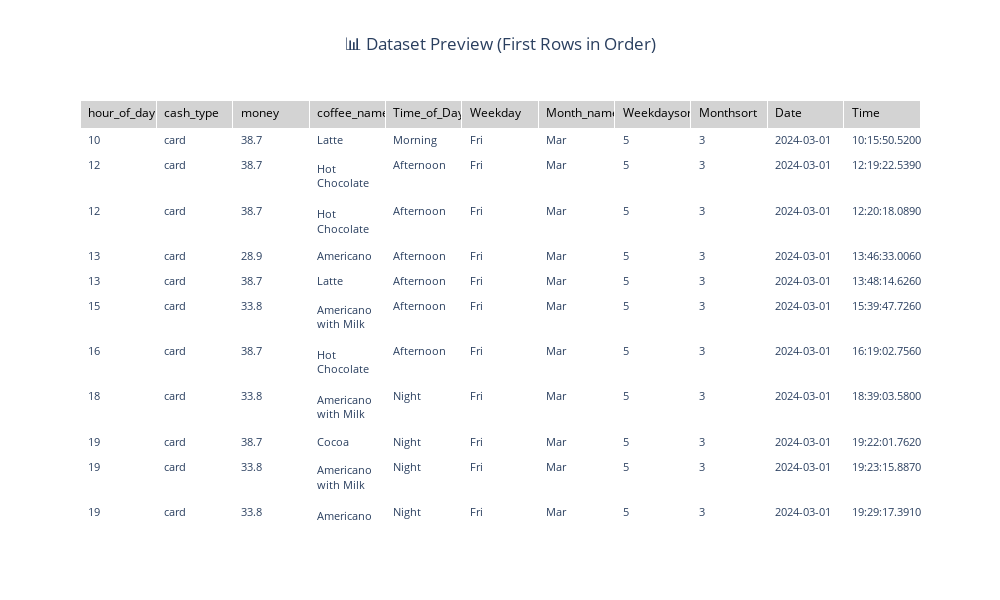

Notebook source saved alongside this figure:
### Code cell
import plotly.graph_objects as go
import pandas as pd

max_rows = len(df)
df_display = df.head(max_rows)

if len(df) > max_rows:
    print(f"⚠️ Showing first {max_rows} rows out of {len(df)} (for performance).")

fig = go.Figure(data=[go.Table(
    header=dict(
        values=list(df_display.columns),
        fill_color='lightgray',
        align='left',
        font=dict(size=12, color='black')
    ),
    cells=dict(
        values=[df_display[col] for col in df_display.columns],
        fill_color='white',
        align='left',
        font=dict(size=11),
        height=25
    )
)])

fig.update_layout(
    height=600,
    width=1000,
    title_text="📊 Dataset Preview (First Rows in Order)",
    title_x=0.5
)

fig.show()

### Figure 1 — Plotly figure (JSON) as saved in the notebook; plotly's stock layout.template omitted (floating-point values rounded to 4 significant figures; data arrays with more than 128 entries replaced by an {"elided": "..."} marker saying what was removed)
{"data": [{"cells": {"align": "left", "fill": {"color": "white"}, "font": {"size": 11}, "height": 25, "values": {"elided": "11x3547 mixed values"}}, "header": {"align": "left", "fill": {"color": "lightgray"}, "font": {"color": "black", "size": 12}, "values": ["hour_of_day", "cash_type", "money", "coffee_name", "Time_of_Day", "Weekday", "Month_name", "Weekdaysort", "Monthsort", "Date", "Time"]}, "type": "table"}], "layout": {"height": 600, "title": {"text": "📊 Dataset Preview (First Rows in Order)", "x": 0.5}, "width": 1000}}
